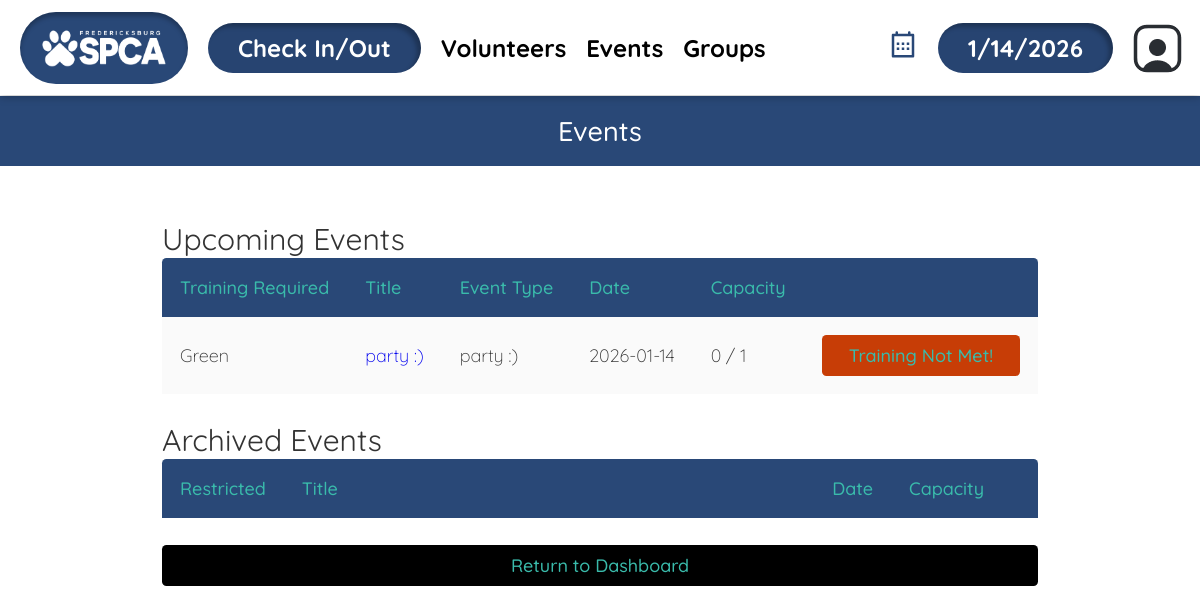
Page /viewAllEvents.php (signed in) on the committed database.
### tables this page shows
CREATE TABLE `dbevents` (
  `id` int(11) NOT NULL,
  `name` text NOT NULL,
  `date` char(10) NOT NULL,
  `startTime` char(5) NOT NULL,
  `endTime` char(5) NOT NULL,
  `description` text NOT NULL,
  `capacity` int(11) NOT NULL,
  `completed` text NOT NULL,
  `restricted_signup` tinyint(1) NOT NULL,
  `location` text DEFAULT NULL,
  `training_level_required` varchar(50) NOT NULL,
  `type` text NOT NULL
);

### database/dbEvents.php (called while the page is built, shortened)
<?php
include_once(dirname(__FILE__).'/../domain/Event.php');
function fetch_event_signups($eventID) {
    $connection = connect();
    $query = "SELECT userID, position, notes FROM dbeventpersons WHERE eventID = '$eventID'";
    $result = mysqli_query($connection, $query);
    $signups = [];
    return $signups;
}
function make_an_event($result_row) {
    $theEvent = new Event(
                    $result_row['id'],
                    $result_row['name'],
                    date: $result_row['date'],
                    startTime: $result_row['startTime'],
                    endTime: $result_row['endTime'],
                    description: $result_row['description'],
                    capacity: $result_row['capacity'],
                    completed: $result_row['completed'],
                    restricted_signup: $result_row['restricted_signup'],
                    training_level_required: $result_row['training_level_required'],
                    type: $result_row['type']
                );
    return $theEvent;
}
 function get_all_events_sorted_by_date_not_archived() {
    $con=connect();
    $query = "SELECT * FROM dbevents" .
            " WHERE completed = 'no'" .
            " ORDER BY date ASC";
    $result = mysqli_query($con,$query);
    $theEvents = array();
    while ($result_row = mysqli_fetch_assoc($result)) {
        $theEvent = make_an_event($result_row);
        $theEvents[] = $theEvent;
    }
    return $theEvents;
 }

### domain/Event.php (called while the page is built, shortened)
<?php
class Event {
    private $name;
    private $date;
    private $capacity;
    private $training_level_required;
    private $type;
    function __construct($id, $name, $date, $startTime, $endTime, $description, $capacity, $completed, $restricted_signup, $training_level_required, $type) {
        $this->name = $name;
        $this->date = $date;
        $this->capacity = $capacity;
        $this->training_level_required = $training_level_required;
        $this->type = $type;
    }
    function getName() {
        return $this->name;
    }
    function getDate() {
        return $this->date;
    }
    function getCapacity() {
        return $this->capacity;
    }
    function getTrainingLevelRequired() {
        return $this->training_level_required;
    }
    function getEventType(){
        return $this->type;
    }
}

### database/dbPersons.php (called while the page is built, shortened)
<?php
include_once(dirname(__FILE__).'/../domain/Person.php');
function retrieve_person($id) {
    $con=connect();
    $query = "SELECT * FROM dbpersons WHERE id = '" . $id . "'";
    $result = mysqli_query($con,$query);
    $result_row = mysqli_fetch_assoc($result);
    $thePerson = make_a_person($result_row);
    return $thePerson;
}
function make_a_person($result_row) {
    $thePerson = new Person(
        $result_row['id'],
        $result_row['password'],
        $result_row['start_date'],
        $result_row['first_name'],
        $result_row['last_name'],
        $result_row['birthday'],
        $result_row['street_address'],
        $result_row['city'],
        $result_row['state'],
        $result_row['zip_code'],
        $result_row['phone1'],
        $result_row['phone1type'],
        $result_row['email'],
        $result_row['emergency_contact_first_name'],
        $result_row['emergency_contact_last_name'],
        $result_row['emergency_contact_phone'],
        $result_row['emergency_contact_phone_type'],
        $result_row['emergency_contact_relation'],
        $result_row['type'],
        $result_row['status'],
        $result_row['archived'],
        $result_row['skills'],
        $result_row['interests'],
        $result_row['training_level'],
	    $result_row['is_community_service_volunteer'],
	    $result_row['is_new_volunteer'],
	    $result_row['total_hours_volunteered']
    );
    return $thePerson;
}

### domain/Person.php (called while the page is built, shortened)
<?php
class Person {
	  private $training_level;
	function __construct(
        $id, $password, $start_date, $first_name, $last_name, $birthday, $street_address, $city,
    	$state, $zip_code, $phone1, $phone1type, $email, $emergency_contact_first_name,
    	$emergency_contact_last_name, $emergency_contact_phone, $emergency_contact_phone_type,
    	$emergency_contact_relation, $type, $status, $archived,
    	$skills, $interests, $training_level,
   	 	$is_community_service_volunteer,
    	$is_new_volunteer = 1,
    	$total_hours_volunteered = 0.00
    ) {
		$this->training_level = $training_level;
    }
	function get_training_level() {
		return $this->training_level;
	}
}

### viewAllEvents.php (the view, shortened to what this page needs)
<?php
    $userID = null;
    if (isset($_SESSION['_id'])) {
        $userID = $_SESSION['_id'];
    }
    include 'database/dbEvents.php';
?>
<!DOCTYPE html>
<html>
    <head>
        <?php require_once('universal.inc') ?>
        <link rel="stylesheet" href="css/messages.css"></link>
    </head>
    <body>
        <?php require_once('header.php') ?>
        <?php require_once('database/dbEvents.php');?>
        <?php require_once('database/dbPersons.php');?>
        <h1>Events</h1>
        <main class="general">
            <?php
                $events = get_all_events_sorted_by_date_not_archived();
                $today = new DateTime();
                $upcomingEvents = array_filter($events, function($event) use ($today) {
                    $eventDate = new DateTime($event->getDate());
                    return $eventDate >= $today;
                });
                $user = retrieve_person($userID);
                $user_training_level = $user->get_training_level();
                if (sizeof($upcomingEvents) > 0): ?>
                <div class="table-wrapper">
                    <h2>Upcoming Events</h2>
                    <table class="general">
                        <thead>
                            <tr>
                                <th style="width:1px">Training Required</th>
                                <th>Title</th>
                                <th>Event Type</th>
                                <th style="width:1px">Date</th>
                                <th style="width:1px">Capacity</th>
                                <th style="width:1px"></th>
                            </tr>
                        </thead>
                        <tbody class="standout">
                            <?php
                                foreach ($upcomingEvents as $event) {
                                    $eventID = $event->getID();
                                    $title = $event->getName();
                                    $date = $event->getDate();
                                    $capacity = $event->getCapacity();
                                    $restricted_signup = $event->getRestrictedSignup();
                                    $training_level_required = $event->getTrainingLevelRequired();
                                    $type = $event->getEventType();
                                    $signups = fetch_event_signups($eventID);
                                    $numSignups = count($signups);
                                    $isSignedUp = check_if_signed_up($eventID, $userID);
                                    echo "
                                    <tr data-event-id='$eventID'>
                                        <td>$training_level_required</td>
                                        <td><a href='event.php?id=$eventID'>$title</a></td>
                                        <td>$type</td>
                                        <td>$date</td>
                                        <td>$numSignups / $capacity</td>";
                                        if ($user_training_level != $training_level_required) {
                                            echo "
                                            <td><a class='button sign-up' style='background-color:#c73d06'>Training Not Met!</a></td>";
                                        }
                                        elseif ($isSignedUp) {
                                            echo "
                                            <td>
                                            <a class='button cancel' href='viewMyUpcomingEvents.php' >Already Signed Up!</a>
                                            </td>";
                                        } elseif($numSignups >= $capacity) {
                                            echo "
                                                <td><a class='button sign-up' style='background-color:#c73d06'>Sign Ups Closed!</a></td>";
                                        } else {
                                        echo "<td><a class='button sign-up' href='eventSignUp.php?event_name=" . urlencode($title) . "&restricted=" . urlencode($restricted_signup) . "'>Sign Up</a></td>";
                                        }
                                    echo "</tr>";
                                }
                            ?>
                        </tbody>
                    </table>
                </div>
                <div class="table-wrapper">
                    <h2>Archived Events</h2>
                    <table class="general">
                        <thead>
                            <tr>
                                <th style="width:1px">Restricted</th>
                                <th>Title</th>
                                <th style="width:1px">Date</th>
                                <th style="width:1px">Capacity</th>
                                <th style="width:1px"></th>
                            </tr>
                        </thead>
                    </table>
                </div>
                <?php else: ?>
                <p class="no-events standout">There are currently no events available to view.<a class="button add" href="addEvent.php">Create a New Event</a> </p>
            <?php endif ?>
            <a class="button cancel" href="index.php">Return to Dashboard</a>
        </main>
    </body>
</html>

### css/base.css (style rules this page uses)
html, body, header, main, footer, div, span, p, h1, h2, h3, h4, h5, h6, ul, ol, li, input, select, textarea, form, section, label, table, td, tr, th, form, fieldset, em, button, a { padding: 0; margin: 0; font-size: inherit; font-family: inherit; font-weight: inherit; text-decoration: none; font-style: normal; box-sizing: border-box; text-align: left; list-style-type: none; border-spacing: 0; }
:root { --page-background-color: #ffffff; --page-font-color: #333333; --inactive-font-color: #d0d0d0; --inactive-background-color: #f0f0f0; --standout-background: #fafafa; --happy-toast-background-color: #1a7024; --happy-toast-font-color: white; --info-toast-background-color: #2f2f2f; --info-toast-font-color: white; --error-toast-background-color: #701a1a; --error-toast-font-color: white; --shadow-and-border-color: #e8e8e8; --main-color: #294877; --accent-color: #c52e81; --secondary-accent-color: #a3e0f7; --calendar-event-color: #808080; --calendar-event-color-hover: var(--main-color); --calendar-today-border: 2px solid var(--secondary-accent-color); --button-font-color: #3abbab; --button-padding: 0.5rem 1.5rem; --button-border-radius: 0.25rem; --standard-border: 1px solid #333333; --light-border: 1px solid var(--shadow-and-border-color); --text-field-border: 2px solid #e8e8e8; --cancel-button-background-color: #000; --error-color: red; font-size: 18px; font-family: Montserrat; font-weight: 300; }
body { background-color: var(--page-background-color); color: var(--page-font-color); font-family: Montserrat; }
main:not(.login):not(.calendar-view):not(.dashboard) { padding: 1rem; }
input[type=submit], button, .button { color: var(--button-font-color); background-color: var(--main-color); padding: var(--button-padding); border: none; border-radius: var(--button-border-radius); font-weight: 500; width: 100%; transition: background-color .3s; cursor: pointer; text-align: center; }
h1 { font-size: 1.5rem; font-weight: 500; margin-bottom: 2rem; background-color: var(--main-color); color: var(--page-background-color); width: 100%; text-align: center; padding: 1rem; }
h2 { font-size: 1.5rem; font-weight: 500; }
.button { display: inline-block; }
button.cancel, a.cancel { background-color: var(--cancel-button-background-color); }
main.general, form.general { margin: 1rem; display: flex; flex-direction: column; gap: 0.5rem; }
table.general { width: 100%; padding-bottom: 1rem; }
table.general th:first-of-type { border-top-left-radius: .25rem; }
table.general th:last-of-type { border-top-right-radius: .25rem; }
table.general th { background-color: var(--main-color); color: var(--button-font-color); font-weight: 500; }
table.general th, table.general td { padding: 1rem; white-space: nowrap; }
.standout { border-bottom: 3px solid var(--shadow-and-border-color); padding: 1rem; background-color: var(--standout-background); }
@media only screen and (min-width: 1024px) { main.general, form.general { margin: 0rem 8rem 4rem 8rem; } }

### css/messages.css (style rules this page uses)
:root { --unread-message-background: #f1eadf; --message-body-border-color: #ddd; --priorityone-color:#4FFFB0; --prioritytwo-color:#F0E68C; --prioritythree-color:#fd5c63; }

### rows in the picture
dbevents: training_level_required "Green", name "party :)", type "party :)", date "2026-01-14", numSignups "0", capacity "1", shows "Training Not Met!"
